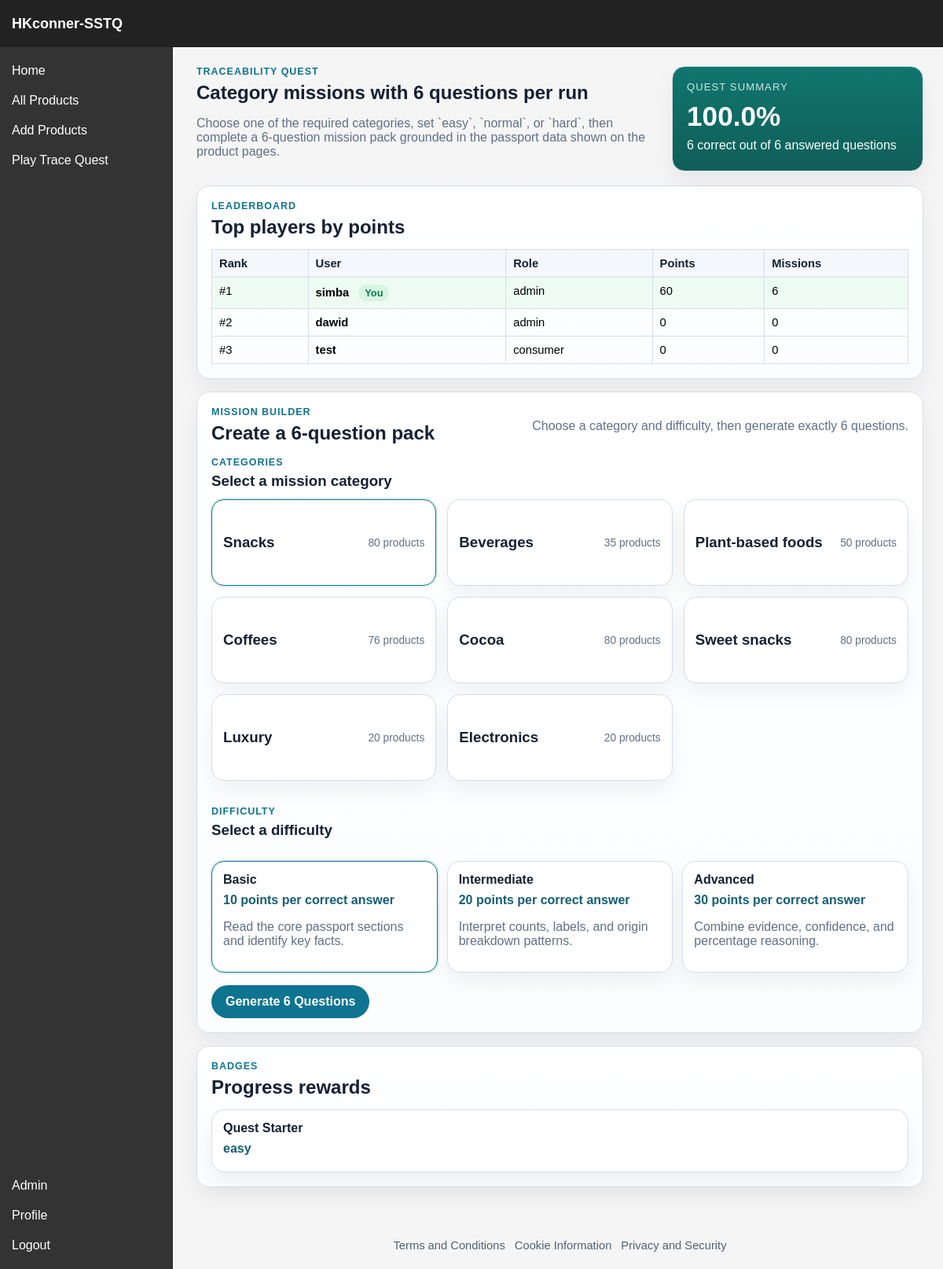
The page /trace_quest (signed in) on the database as committed earlier.
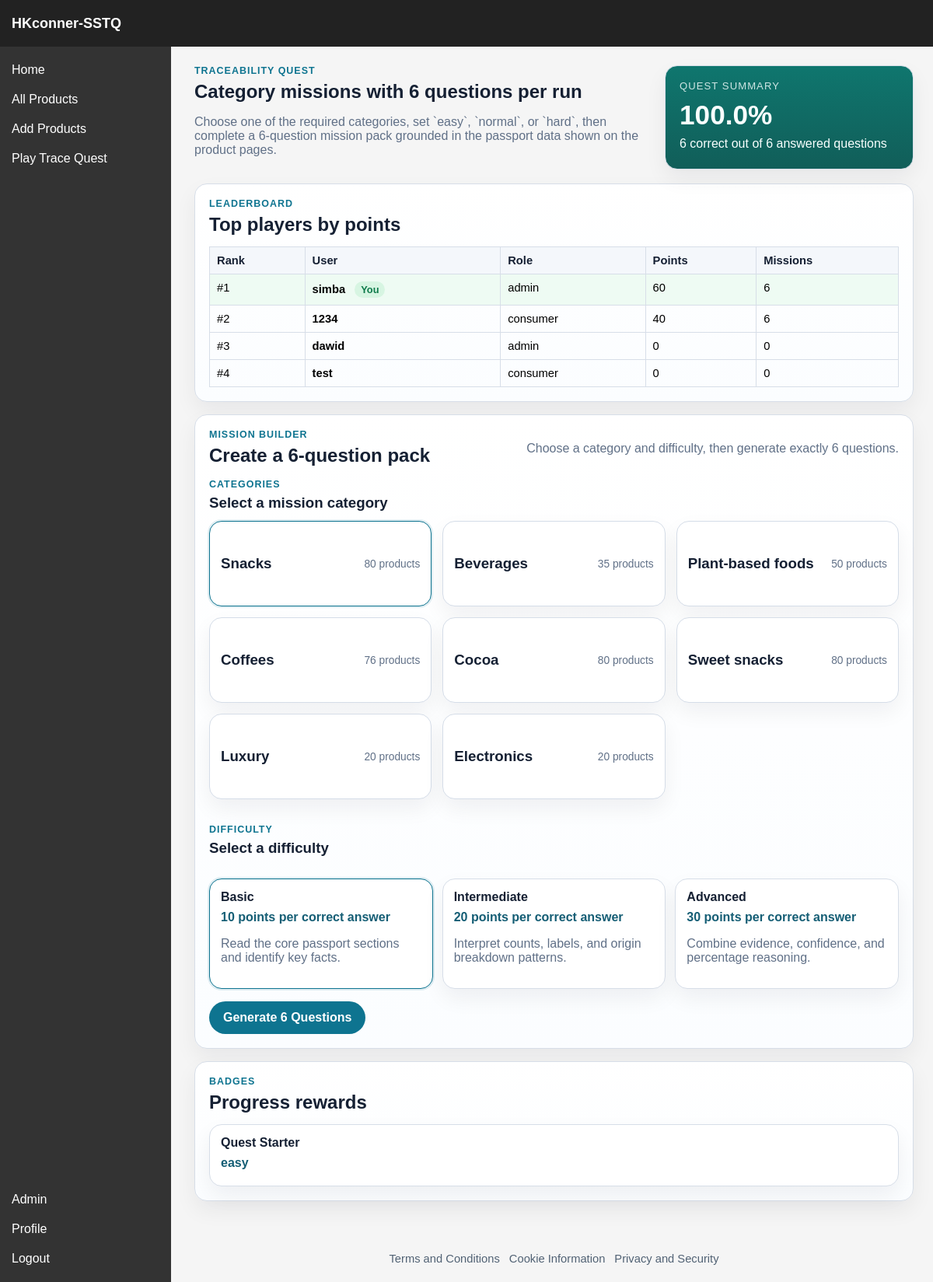
The same page on the database as committed later.
### sstq/models.py (models this page shows, shortened)
class User(db.Model, UserMixin):
    __tablename__ = "users"
    user_id = db.Column(db.Integer, primary_key=True)
    username = db.Column(db.String(64), unique=True, nullable=False)
    role = db.Column(db.String(16), default="consumer", nullable=False)
    password_hash = db.Column(db.String(256), nullable=False)
    @property
    def is_verifier(self):
        return self.role == "verifier"
    @property
    def is_admin(self):
        return self.role == "admin"

class Player(db.Model):
    __tablename__ = "players"
    player_id = db.Column(db.Integer, primary_key=True)
    user_id = db.Column(db.Integer, db.ForeignKey("users.user_id"), unique=True, nullable=False)
    points = db.Column(db.Integer, default=0, nullable=False)
    user = db.relationship("User", backref=db.backref("player", uselist=False))

class Badge(db.Model):
    __tablename__ = "badges"
    badge_id = db.Column(db.Integer, primary_key=True)
    player_id = db.Column(db.Integer, db.ForeignKey("players.player_id"), nullable=False)
    name = db.Column(db.String(128), nullable=False)
    tier = db.Column(db.String(16), nullable=False)
    player = db.relationship("Player", backref="badges")

### sstq/routes/tracequest.py (the view, shortened to what this page needs)
@tracequest_bp.route("/trace_quest", methods=["GET", "POST"])
@login_required
def tracequest():
    player = _ensure_player()
    products = Product.query.order_by(Product.name.asc()).limit(200).all()
    category_cards = _category_cards(products)
    selected_category = request.form.get("mission_category") or request.args.get("category") or MISSION_CATEGORIES[0]["key"]
    if selected_category not in CATEGORY_INDEX:
        selected_category = MISSION_CATEGORIES[0]["key"]
    selected_difficulty = _normalize(request.form.get("difficulty") or request.args.get("difficulty") or "easy")
    if selected_difficulty not in DIFFICULTY_CONFIG:
        selected_difficulty = "easy"
    stats = _mission_stats(player)
    badges = Badge.query.filter_by(player_id=player.player_id).order_by(Badge.badge_id.desc()).all()
    return render_template(
        "tracequest.html",
        player=player,
        stats=stats,
        badges=badges,
        recent_attempts=_recent_attempts(player),
        category_cards=category_cards,
        categories=MISSION_CATEGORIES,
        difficulties=DIFFICULTY_CONFIG,
        selected_category=selected_category,
        selected_difficulty=selected_difficulty,
        leaderboard_rows=_leaderboard_rows(),
    )

### sstq/routes/auth.py (called while the page is built)
@login_manager.user_loader
def load_user(user_id):
    return db.session.get(User, int(user_id))

### sstq/routes/tracequest.py (called while the page is built)
def _ensure_player():
    player = Player.query.filter_by(user_id=current_user.user_id).first()
    if player:
        return player
    player = Player(user_id=current_user.user_id, points=0)
    db.session.add(player)
    db.session.commit()
    return player

def _clean_text(value):
    return str(value or "").strip()

def _normalize(value):
    return _clean_text(value).casefold()

def _split_categories(raw_category):
    return [_clean_text(part) for part in str(raw_category or "").split(",") if _clean_text(part)]

def _category_tokens(product):
    return {_normalize(part) for part in _split_categories(product.category)}

def _matches_category(product, category_key):
    category = CATEGORY_INDEX.get(category_key)
    if not category:
        return False
    return bool(_category_tokens(product) & category["tokens"])

def _products_for_category(products, category_key):
    return [product for product in products if _matches_category(product, category_key)]

def _display_tier(tier):
    return DIFFICULTY_CONFIG.get(LEGACY_TIER_MAP.get(tier, tier), {}).get("label", tier.title())

def _mission_stats(player):
    missions = Mission.query.filter_by(player_id=player.player_id).all()
    correct = sum(
        1
        for mission in missions
        if _normalize(mission.player_answer) == _normalize(mission.answer)
    )
    tier_counts = {"easy": 0, "normal": 0, "hard": 0}
    for mission in missions:
        mapped = LEGACY_TIER_MAP.get(_normalize(mission.tier), "easy")
        tier_counts[mapped] += 1
    total = len(missions)
    return {
        "total": total,
        "correct": correct,
        "accuracy": round((correct / total) * 100, 1) if total else 0,
        "tier_counts": tier_counts,
    }

def _category_cards(products):
    cards = []
    for category in MISSION_CATEGORIES:
        category_products = _products_for_category(products, category["key"])
        cards.append(
            {
                "key": category["key"],
                "label": category["label"],
                "count": len(category_products),
                "sample_names": [product.name for product in category_products[:3]],
            }
        )
    return cards

### sstq/templates/tracequest.html (shortened to what this page needs)
{% extends "base.html" %}
{% block custom_css %}<link rel="stylesheet" href="{{ url_for('static', filename='css/tracequest.css') }}">{% endblock %}
{% block content %}
<section class="quest-page">
    <header class="quest-hero">
        <div>
            <p class="eyebrow">Traceability Quest</p>
            <h1>Category missions with 6 questions per run</h1>
            <p class="intro">Choose one of the required categories, set `easy`, `normal`, or `hard`, then complete a 6-question mission pack grounded in the passport data shown on the product pages.</p>
        </div>
        <article class="hero-card">
            <p class="hero-label">Quest Summary</p>
            <p class="hero-value">{{ stats.accuracy }}%</p>
            <p class="hero-meta">{{ stats.correct }} correct out of {{ stats.total }} answered questions</p>
        </article>
    </header>
    <section class="panel">
        <div class="panel-heading">
            <div>
                <p class="section-kicker">Leaderboard</p>
                <h2>Top players by points</h2>
            </div>
        </div>
        {% if leaderboard_rows %}
            <div class="table-wrap">
                <table>
                    <thead>
                        <tr>
                            <th>Rank</th>
                            <th>User</th>
                            <th>Role</th>
                            <th>Points</th>
                            <th>Missions</th>
                        </tr>
                    </thead>
                    <tbody>
                        {% for row in leaderboard_rows %}
                            <tr {% if row.is_current_user %}class="leaderboard-current-row"{% endif %}>
                                <td>#{{ row.rank }}</td>
                                <td>
                                    <strong>{{ row.username }}</strong>
                                    {% if row.is_current_user %}
                                        <span class="current-user-pill">You</span>
                                    {% endif %}
                                </td>
                                <td>{{ row.role }}</td>
                                <td>{{ row.points }}</td>
                                <td>{{ row.missions }}</td>
                            </tr>
                        {% endfor %}
                    </tbody>
                </table>
            </div>
        {% else %}
            <p class="muted">No leaderboard data yet.</p>
        {% endif %}
    </section>
    <section class="panel">
        <div class="panel-heading">
            <div>
                <p class="section-kicker">Mission Builder</p>
                <h2>Create a 6-question pack</h2>
            </div>
            <p class="muted">Choose a category and difficulty, then generate exactly 6 questions.</p>
        </div>
        <div class="builder-section">
            <div class="builder-copy">
                <p class="section-kicker">Categories</p>
                <h3>Select a mission category</h3>
            </div>
        </div>
        <div class="category-grid">
            {% for category in category_cards %}
                <article class="category-card {% if selected_category == category.key %}selected{% endif %}" data-category-card="{{ category.key }}">
                    <div class="category-card-header">
                        <h3>{{ category.label }}</h3>
                        <span>{{ category.count }} products</span>
                    </div>
                </article>
            {% endfor %}
        </div>
        <form method="POST" class="builder-form">
            <div class="builder-section">
                <div class="builder-copy">
                    <p class="section-kicker">Difficulty</p>
                    <h3>Select a difficulty</h3>
                </div>
            </div>
            <div class="difficulty-hints">
                {% for key, config in difficulties.items() %}
                    <article class="difficulty-card {% if selected_difficulty == key %}selected{% endif %}" data-difficulty-card="{{ key }}">
                        <p class="difficulty-title">{{ config.label }}</p>
                        <p class="difficulty-points">{{ config.points }} points per correct answer</p>
                        <p class="difficulty-text">{{ config.description }}</p>
                    </article>
                {% endfor %}
            </div>
            <button type="submit" class="primary-button">Generate 6 Questions</button>
        </form>
    </section>
    <section class="panel">
        <div class="panel-heading">
            <div>
                <p class="section-kicker">Badges</p>
                <h2>Progress rewards</h2>
            </div>
        </div>
        {% if badges %}
            <div class="badge-grid">
                {% for badge in badges %}
                    <article class="badge-card">
                        <p class="badge-name">{{ badge.name }}</p>
                        <p class="badge-tier">{{ badge.tier }}</p>
                    </article>
                {% endfor %}
            </div>
        {% else %}
            <p class="muted">No badges unlocked yet.</p>
        {% endif %}
    </section>
</section>
{% endblock %}

### sstq/templates/base.html (shortened to what this page needs)
<!DOCTYPE html>
<html lang="en">
<head>
    <link rel="stylesheet" href="{{ url_for('static', filename='css/base.css') }}">
    {% block custom_css %}{% endblock %}
</head>
<body>
    <div class="container">
        <div class="header">
            <div class="logo">
                <a href="{{ url_for('home.home') }}">HKconner-SSTQ</a>
            </div>
        </div>
        <div class="sidebar">
            <div class="sidebar-top">
                <a href="{{ url_for('home.home') }}">Home</a>
                <a href="{{ url_for('product.product') }}">All Products</a>
                {% if current_user.is_authenticated %}
                    {% if current_user.is_verifier or current_user.is_admin %}
                        <a href="{{ url_for('product.product_add') }}">Add Products</a>
                    {% endif %}
                {% endif %}
                <a href="{{ url_for('tracequest.tracequest') }}">Play Trace Quest</a>
            </div>
            <div class="sidebar-middle"></div>
            <div class="sidebar-bottom">
                {% if current_user.is_authenticated %}
                    {% if current_user.is_admin or current_user.is_verifier %}
                        <a href="{{ url_for('admin.admin') }}">Admin</a>
                    {% endif %}
                    <a href="{{ url_for('profile.profile') }}">Profile</a>
                    <a href="{{ url_for('auth.logout') }}">Logout</a>
                {% else %}
                    <a href="{{ url_for('auth.login') }}">Login</a>
                {% endif %}
            </div>
        </div>
        <div class="content">
            {% block content %}{% endblock %}
            <footer class="site-footer">
                <a href="{{ url_for('home.terms') }}">Terms and Conditions</a>
                <a href="{{ url_for('home.cookies') }}">Cookie Information</a>
                <a href="{{ url_for('home.privacy_security') }}">Privacy and Security</a>
            </footer>
        </div>
    </div>
</body>
</html>

### sstq/static/css/base.css (style rules this page uses)
* { box-sizing: border-box; }
body { margin: 0; font-family: Arial, sans-serif; min-height: 100vh; }
.container { display: grid; grid-template-columns: 220px 1fr; grid-template-rows: 60px calc(100vh - 60px); height: 100vh; overflow: hidden; }
.header { grid-column: 1 / 3; display: flex; align-items: center; background-color: #222; color: white; padding: 0 15px; min-height: 60px; }
.logo { margin-right: 20px; }
.logo a { color: white; text-decoration: none; font-weight: bold; font-size: 18px; }
.sidebar { background-color: #333; color: white; padding: 15px; display: flex; flex-direction: column; overflow-y: auto; }
.sidebar-top { display: flex; flex-direction: column; gap: 8px; }
.sidebar-middle { flex-grow: 1; }
.sidebar-bottom { display: flex; flex-direction: column; gap: 8px; }
.sidebar a { display: block; color: white; text-decoration: none; padding: 6px 0; }
.content { padding-left: 20px; padding-right: 15px; overflow-y: auto; background-color: #f5f5f5; }
.site-footer { display: flex; flex-wrap: wrap; gap: 12px; justify-content: center; margin: 10px 0 18px; padding: 14px 12px 4px; color: #5f6b7a; font-size: 0.92rem; }
.site-footer a { color: #516274; text-decoration: none; }

Rows that differ between the two databases and show on the page:
added Player: rank "2", username "1234", role "consumer", points "40", missions "6"
computed for Player "dawid": rank "2" → "3"
computed for Player "test": rank "3" → "4"
